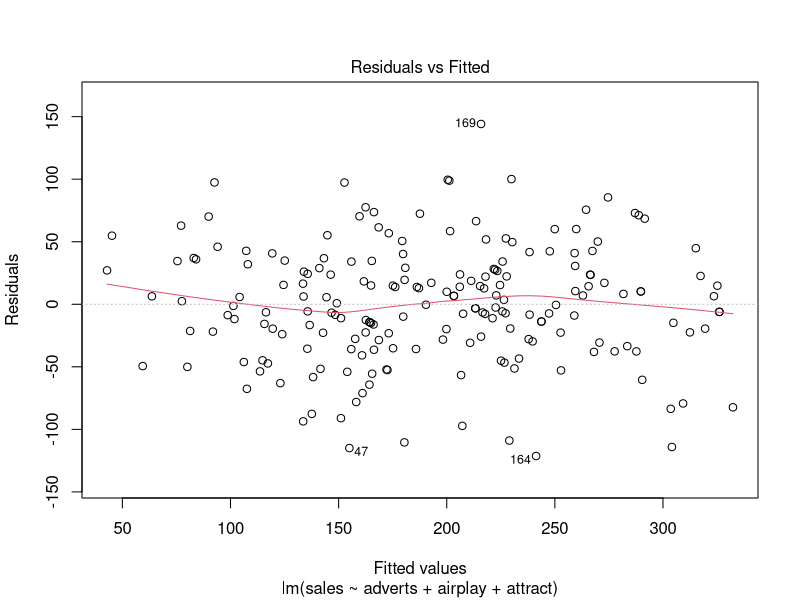

Write R code to recreate this figure.
# ------------------
# 회귀분석
# ------------------

# 회귀분석이란, 특정 변수(독립변수)가 다른 변수(종속변수)에 어떠한 영향을 미치는가를 분석하는 방법
# 즉, 인과관계를 설명할 수 있는 분석 방법이 회귀분석임. 
# 상관분석과는 다르다. (더 깊은 해석을 하기가 어렵다!)

# 가장 중요한 것은 회귀분석을 제대로 하려면 기본적인 가정을 만족하는지가 중요함
# 그 외 중요 내용은 교재 참조 바람

#### 단순 회귀모형 #### 

#### 단계 1. 데이터 가져오기 ####
album <- read.csv("R_NCS_2020/2_day/data/album.csv", stringsAsFactors = FALSE)
head(album)
# 독립변수는 adverts = 광고비용
# 종속변수는 sales = 음반판매량

#### 단계 2. 회귀모형 생성 ####
options(scipen = 1)
sales_lm <- lm(sales ~ adverts, data = album) 
summary(sales_lm)

#### 단계 3. 모형의 적합도 확인 ####
# 피어슨 상관계수 구하기
# sqrt(0.3346) = 피어슨 상관계수
sqrt(0.3346)
# [1] 0.5784462

#### 단계 4. 모형의 해석 ####

# 회귀모형의 설명력
# R-Squared는 독립변수에 의해서 종속변수가 얼마만큼 설명되었는가를 나타내는 회귀모형의 설명력
# 0.3346의 뜻은 음반 판매량에 대한 광고비용의 설명력은 33.4%이며, 나머지 66.6%는 다른 변수에서 찾아야 함

# F-statistic: 99.59 on 1 and 198 DF,  p-value: < 2.2e-16
# 회귀 모형의 적합성을 나타내는 데, 
# 위 검정 통계량을 이용해서 F값으로 회귀모형 자체를 신뢰할 수 있는지를 판단함
# 만약 0.05이상일 경우, 회귀선은 모형에 부적합하다는 뜻

# t 통계량
# 가설의 채택 여부를 결정함
# x변수(=adverts)의 t통계량은 9.979 p-value는 <2e-16 이기 때문에 
# 귀무가설을 기각하고, 대립가설을 채택함

# 모형의 활용
# 음반판매량 = 모형의 공식
# 음반판매량 = 기울기 X 광고비용 + 절편(=상수)
# 음반판매량 = 0.096 X 광고비용 + 134.139

#### 다중 회귀모형 ####
# 귀무가설: adverts, airplay, attract는 sales에 정의 영향일 미치지 않는다. 
# 대립가설: adverts, airplay, attract는 sales에 정의 영향을 미친다. 

# ----- 단계 1. 데이터 가져오기 -----
album2 <- read.csv("R_NCS_2020/2_day/data/album2.csv", header = TRUE)
summary(album2) # 결측치 없음

# ----- 단계 2. 모형 생성 -----
sales_lm <- lm(sales ~ adverts + airplay + attract, data = album2)
summary(sales_lm)

# ----- 단계 3. 독립성 가정의 평가 -----
# 오차의 독립성 가정은 더빈 왓슨 검정으로 한다. 
library(car)
durbinWatsonTest(sales_lm)

# 해석
# 이 값의 통계량(D-W Statistic)을 볼 필요가 있는데, 1보다 작거나 3보다 크면 모형의 문제가 있다고 판단해도 좋다. 
# 2에 가까울 수록 좋다. 
# p-value 0.05이상이거나 (DW값 1~3범위)이면 잔차에 유의미한 자기 상관이 없다고 볼 수 있음. 
# '독립성과 차이가 없다'라고 볼 수 있음

# ----- 단계 4. 잔차의 정규성 검정 -----
res <- residuals(sales_lm)
shapiro.test(res)

# ----- 단계 5. 다중 공선성 문제 확인 -----
# 다중 공선성에 대한 내용 확인은 교재 참조
library(car)
vif(sales_lm)
# 분산팽창요인(VIF) 값이 10인 이상인 경우에는 다중 공선성의 문제를 의심해 볼 수 있다. 

mean(vif(sales_lm))
# 평균 VIF가 1보다 확연히 크면 회귀 모형이 크게 편향되어 있다고 볼 수 있음.

sqrt(0.6647)

# ----- 단계 6. 잔차의 정규성 검정 -----
plot(sales_lm, which  = 1)

# 만약 모형이 깨졌다면 어떻게 해야할까? 
# 만약 모형에서 선형성 가정이 깨지면 로지스틱 회귀로 변환하거나, robust regression을 실행해본다. 

# End of Document

